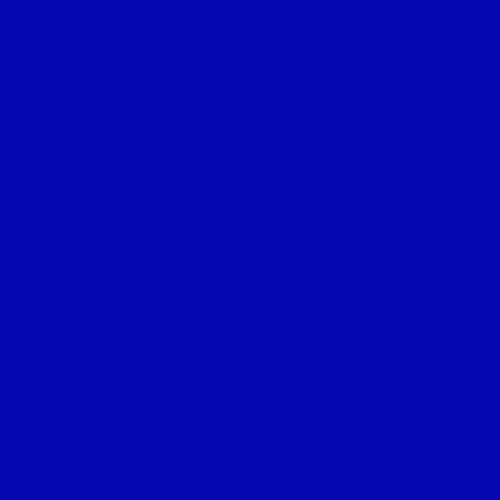
Frame 1 (no input)
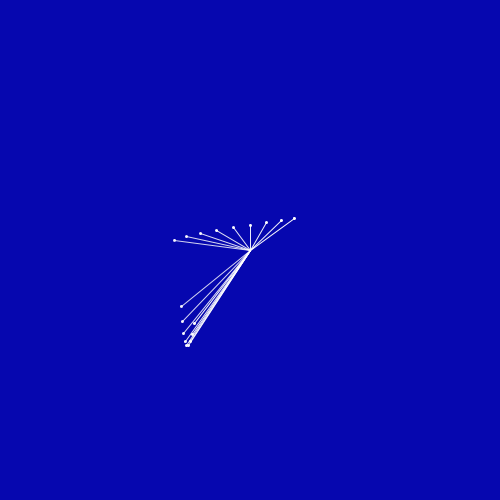
Frame 60 (the mouse pressed at the canvas centre just before this capture)
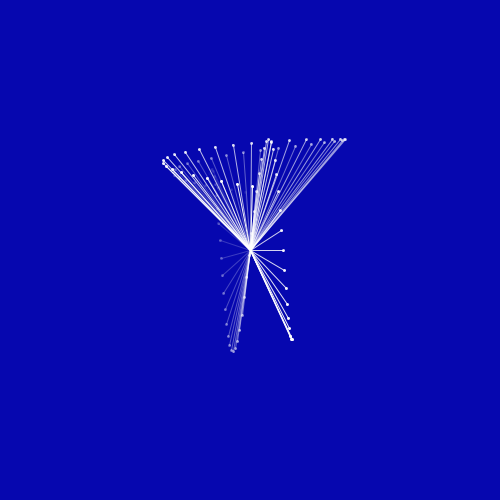
Frame 120 (the mouse held since frame 60 and released just before this capture)

The Processing sketch that drew these frames (run headless with seeded random() and noise(); from frame 60 on, the mouse is pressed at the canvas centre):

// Processing sketch: sketch_04052017
// ── sketch_04052017.pde
ArrayList<Line>clock;
float x1;
float y1;
float angle;
float speed = 0.2;
float x2;
float y2;
float angle2;
float speed2 = 0.2/6;
float t;
float count1;
void setup(){
  size(500,500);
  smooth();
  clock = new ArrayList<Line>();
}

void draw(){
  count1++;
  t+=0.01;
  float n = noise(t);
  background(6,7,175);
  x1 = sin(angle2)*100*(n*1.5);
  y1 = cos(angle)*130*(n*1.5);
  x2 = sin(angle)*150*(n*1.5);
  y2 = cos(angle2)*150*(n*1.5);
  translate(width/2, height/2);
  for(int i = 0; i<clock.size(); i++){
    Line c = clock.get(i);
    c.update();
    c.display();
    if(c.isDead()){
      clock.remove(i);
    }
  }
  if(count1>50 && count1<=250){
  clock.add(new Line(x1,y1,x2,y2));
  }
  angle = angle - speed;
  angle2 = angle2 - speed2;
}
// ── Line.pde
class Line{
  float alpha = 255;
  float x1,y1,x2,y2;
  Line(float _x1, float _x2, float _y1, float _y2){
    x1 = _x1;
    x2 = _x2;
    y1 = _y1;
    y2 = _y2;
  }
  
  
  boolean isDead(){
    if(alpha<=0){
        return true;
    }else{
       return false;
    }
  }
  
  void update(){
    alpha = alpha-5;
  }
  
  void display(){
    stroke(255,alpha);
    fill(255,alpha);
    line(0,0,x1,y1);
    line(0,0,x2,y2);
    ellipse(x1,y1,2,2);
    ellipse(x2,y2,2,2);
  }
}
